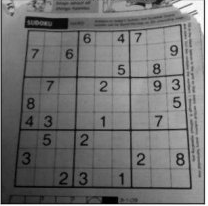
#> input picture study/images/dave.png, 208 x 206 px, found by its file name
$ python imageAdaptiveThreshold.py
#> lines starting #> are read from the running program, lines starting #| are printed output that depends on the picture; after the words box and inside, x2 and y2 are one past the last pixel; in counts of white or black regions, pixels touching at a corner belong together
import cv2
import numpy as np
from matplotlib import pyplot as plt

img = cv2.imread('images/dave.png',0)
#> img is the input picture: shape (206, 208); min 0, max 255, mean 114.4
# img = cv2.medianBlur(img,5)

ret, th1 = cv2.threshold(img,127,255,cv2.THRESH_BINARY)
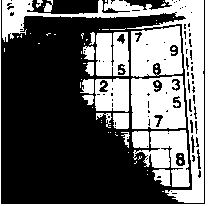
#> th1: shape (206, 208); 39.5% white; 64 white regions (45 under 20 px), largest, box (x1, y1, x2, y2) and area: (2, 0, 204, 203) 5551, (131, 76, 186, 129) 2458, (131, 26, 183, 77) 2160


th2 = cv2.adaptiveThreshold(img,255,cv2.ADAPTIVE_THRESH_MEAN_C,\
cv2.THRESH_BINARY,15,2)
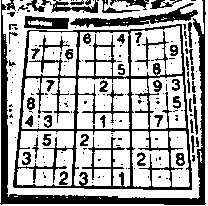
#> th2: shape (206, 208); 67.2% white; 186 black regions (131 under 20 px), largest, box (x1, y1, x2, y2) and area: (13, 24, 192, 190) 5562, (0, 0, 206, 205) 3625, (70, 3, 198, 28) 949
th3 = cv2.adaptiveThreshold(img,255,cv2.ADAPTIVE_THRESH_GAUSSIAN_C,\
cv2.THRESH_BINARY,15,2)
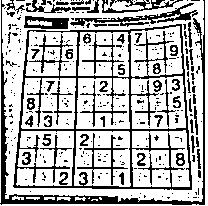
#> th3: shape (206, 208); 70.5% white; black in thin lines or dots

titles = ['Original','Global','Mean','Gaussian']

images = [img,th1,th2,th3]

for i in xrange(4):
	plt.subplot(2,2,i+1),plt.imshow(images[i],'gray')
	plt.title(titles[i])
	plt.xticks([]),plt.yticks([])

plt.show()
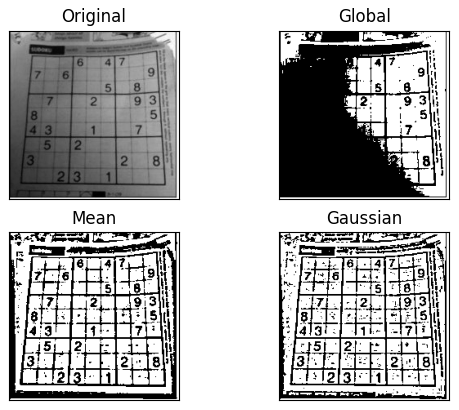
#> figure drawn by matplotlib, 4 panels
